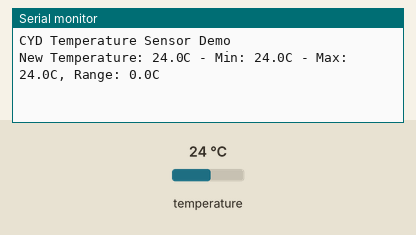
This sketch was run on a simulated ESP32. On the bench: the last lines printed to the serial monitor. The inputs (shaded band) are chosen by the test bench; at power-on: temperature 24 °C.

Above: at 2.8 s.
2.9 s: temperature set to 12 °C
At 3.7 s:
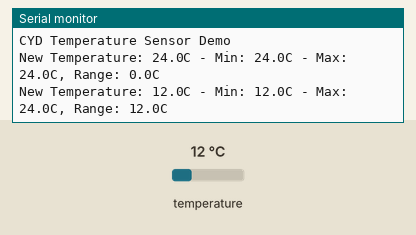
4.7 s: temperature set to 19 °C
At 6.7 s:
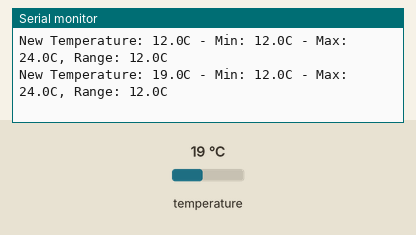

Measured:
- after the input at 2.9 s, the serial monitor: prints a new line after 0.39 s (image 1)
- after the input at 4.7 s, the serial monitor: prints a new line after 1.1 s (image 2)

The sketch:

CYD_DS18B20_Demo.ino
```cpp
// (licence header left out)
#include <Arduino.h>

#include <OneWire.h>              // Used for DS18B20
#include <DallasTemperature.h>    // Used for DS18B20

// DS18B20 Temperature Sensor GPIO Pin
#define DS18B20PIN 27
#define noSensor -127


// Setup DS18B20 Temperature Sensor
OneWire oneWire(DS18B20PIN);            // Setup a oneWire instance to communicate with any OneWire devices
DallasTemperature sensors(&oneWire);


void setup() {
  Serial.begin(115200);       // Start the Serial Monitor
  Serial.println("CYD Temperature Sensor Demo");

}

float tempC, tempLast;
float tempCMin = 999;
float tempCMax = -999;
float tempRange;

void loop() {
  sensors.requestTemperatures();
  tempC = sensors.getTempCByIndex(0);
  // Check the Sensor is connected and functioning
  if (tempC == noSensor) {
    Serial.println(" No Sensor detected, please check the wiring.");
  } else {
    // We are all good have a vaild Temperature
    if (tempC != tempLast) {
      tempLast = tempC; // Save the Temperature to compare agaest teh next Temperature read
      if (tempC < tempCMin) { tempCMin = tempC; } // Check for new Minimum Temperaure
      if (tempC > tempCMax) { tempCMax = tempC; } // Check for new Maximum Temperaure
      tempRange = tempCMax - tempCMin;
      // Display Temperature as it has changed
      Serial.printf("New Temperature: %.1fC - Min: %.1fC - Max: %.1fC, Range: %.1fC\n", tempC, tempCMin, tempCMax, tempRange);

    }
  }

  delay(500);
}
```
